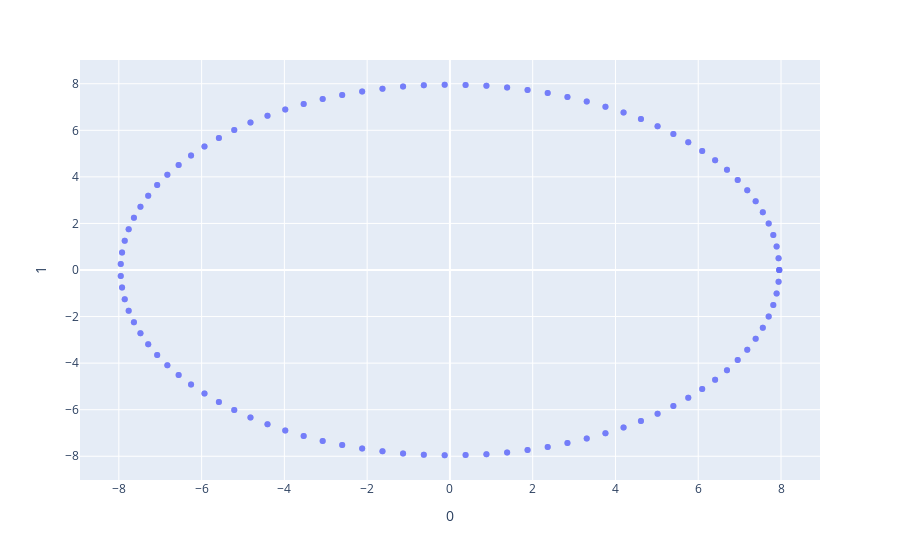

Write notebook code for a chart like this one.
### Code cell
given_points = cyl_points[cyl_points[:, 2] > 95]
given_values = np.zeros(len(given_points))

px.scatter(given_points, x=0, y=1, opacity=0.5)

### Figure 1 — Plotly figure (JSON) as saved in the notebook; plotly's stock layout.template omitted (floating-point values rounded to 4 significant figures; data arrays with more than 128 entries replaced by an {"elided": "..."} marker saying what was removed)
{"data": [{"hovertemplate": "0=%{x}<br>1=%{y}<extra></extra>", "legendgroup": "", "marker": {"color": "#636efa", "opacity": 0.5, "symbol": "circle"}, "mode": "markers", "name": "", "orientation": "v", "showlegend": false, "type": "scatter", "x": {"elided": "300 float values"}, "xaxis": "x", "y": {"elided": "300 float values"}, "yaxis": "y"}], "layout": {"legend": {"tracegroupgap": 0}, "margin": {"t": 60}, "xaxis": {"anchor": "y", "domain": [0, 1], "title": {"text": "0"}}, "yaxis": {"anchor": "x", "domain": [0, 1], "title": {"text": "1"}}}}
